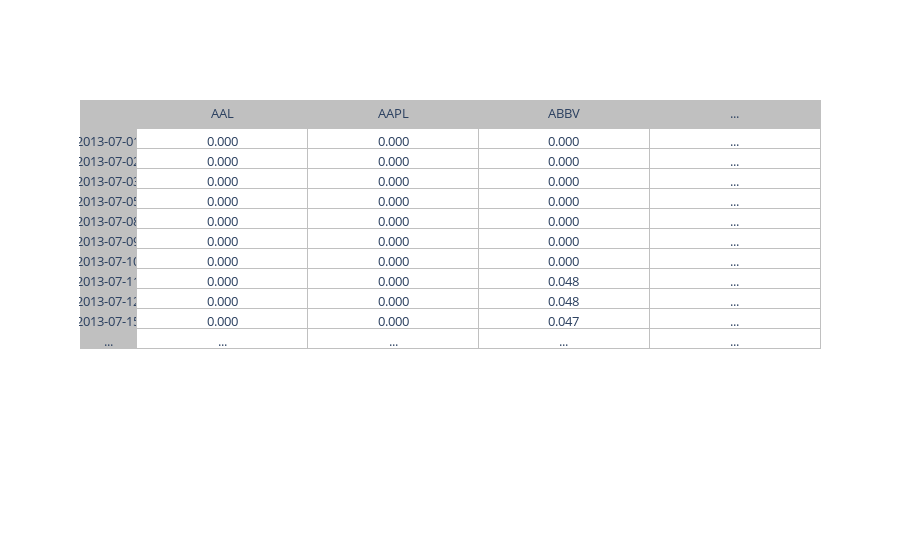

The notebook cell saved with this chart:
### Markdown cell above
### View Data
Just like the index weights, let's generate the ETF weights and view them using a heatmap.

### Code cell
etf_weights = calculate_dividend_weights(dividends)
project_helper.plot_weights(etf_weights, 'ETF Weights')

### Figure 1 — Plotly figure (JSON) as saved in the notebook; plotly's stock layout.template omitted (floating-point values rounded to 4 significant figures)
{"data": [{"cells": {"fill": {"color": ["silver", "white"]}, "font": {"size": 13}, "line": {"color": "silver"}, "values": [["2013-07-01", "2013-07-02", "2013-07-03", "2013-07-05", "2013-07-08", "2013-07-09", "2013-07-10", "2013-07-11", "2013-07-12", "2013-07-15", "..."], ["0.000", "0.000", "0.000", "0.000", "0.000", "0.000", "0.000", "0.000", "0.000", "0.000", "..."], ["0.000", "0.000", "0.000", "0.000", "0.000", "0.000", "0.000", "0.000", "0.000", "0.000", "..."], ["0.000", "0.000", "0.000", "0.000", "0.000", "0.000", "0.000", "0.048", "0.048", "0.047", "..."], ["...", "...", "...", "...", "...", "...", "...", "...", "...", "...", "..."]]}, "columnwidth": [1, 3], "header": {"fill": {"color": "silver"}, "font": {"size": 13}, "line": {"color": "silver"}, "values": ["", "AAL", "AAPL", "ABBV", "..."]}, "type": "table"}], "layout": {}}
